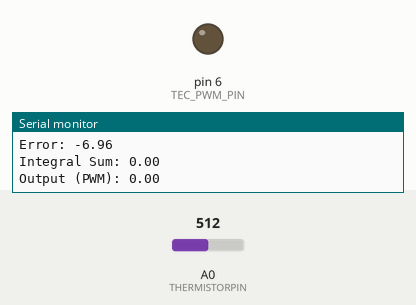
The sketch below on a simulated Arduino Uno, built with avr-gcc and run on an emulated ATmega328P. Parts: output pins drawn as LEDs (lit = HIGH), the last lines printed to the serial monitor. The inputs (shaded band) are chosen by the test bench; at power-on: A0 (THERMISTORPIN) = 512.

Above: at 1.3 s.
1.4 s: A0 (THERMISTORPIN) set to 716
At 1.8 s:
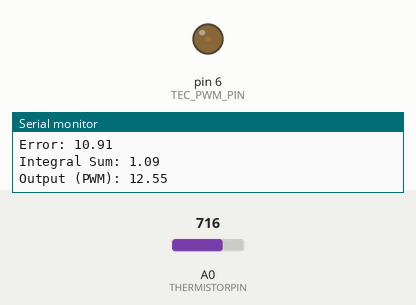
4.4 s: A0 (THERMISTORPIN) set to 1023
At 5.7 s:
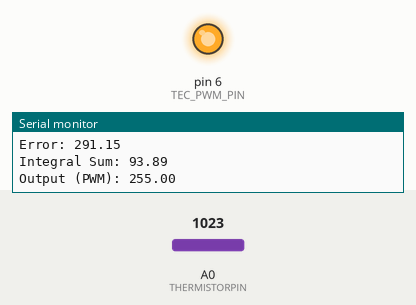
6.0 s: A0 (THERMISTORPIN) set to 900
At 6.4 s:
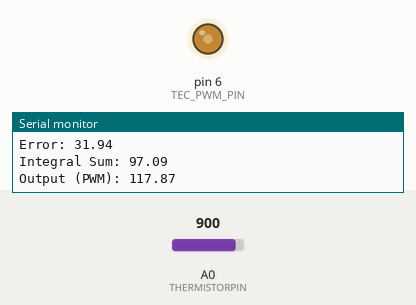
Timing chart, 0 to 15.0 s (numbered marks = the images above; inputs shaded):
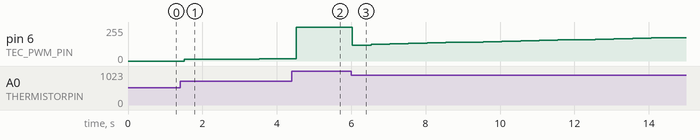

Measured:
- after the input at 1.4 s, pin 6 (TEC_PWM_PIN): moves from 0/255 to 17/255 over 2.5 s, starting after 0.12 s
- after the input at 6.0 s, pin 6 (TEC_PWM_PIN): 255/255 → 117/255 at once, → 127/255 0.50 s later, → 130/255 0.50 s later, → 133/255 0.50 s later, … (18 changes in this stretch)

The sketch:

11.17.24_PID_code.ino
```cpp
#include <math.h>
#include <PID_v1.h>

// Thermistor calculation function
double Thermistor(int RawADC) {
  const double V_in = 5.0;           // Supply voltage
  const double R_pullup = 10000.0;  // Pull-up resistor value in ohms
  const double Beta = 3950.0;       // Beta value from datasheet
  const double T0 = 298.15;         // Reference temperature in Kelvin (25°C)
  const double R0 = 10000.0;        // Resistance at T0 (10kΩ)

  // Calculate thermistor resistance
  double V_out = V_in * RawADC / 1023.0;
  double R_thermistor = R_pullup * (V_out / (V_in - V_out));

  // Calculate temperature in Kelvin using Beta equation
  double tempK = 1.0 / ((1.0 / T0) + (1.0 / Beta) * log(R_thermistor / R0));

  // Convert Kelvin to Celsius
  double temp = tempK - 273.15;

  return temp;
}

// Pins
#define THERMISTORPIN A0 // Thermistor pin
#define TEC_PWM_PIN 6    // MOSFET control pin (PWM)

// PID variables
double Setpoint, Input, Output;
double Kp = 1.0, Ki = 0.1, Kd = 0.05; // Initial PID tuning values

// Anti-windup variables
double integralSum = 0.0;  // Tracks the integral term manually

PID myPID(&Input, &Output, &Setpoint, Kp, Ki, Kd, REVERSE); // Reverse for TEC control

void setup() {
  pinMode(TEC_PWM_PIN, OUTPUT);

  Serial.begin(9600);

  // Initialize PID
  Setpoint = 18.0;                // Target temperature in Celsius
  myPID.SetOutputLimits(0, 255);  // Output limits match PWM range
  myPID.SetMode(AUTOMATIC);       // Turn PID on

  // Debug output
  Serial.println("System initialized.");
}

void loop() {
  // Read thermistor and calculate temperature
  float reading = analogRead(THERMISTORPIN);
  float temperature = Thermistor(reading);
  Input = temperature;

  // PID calculation
  double error = Setpoint - Input;

  // Implementing anti-windup for the integral term
  if (abs(error) > 0.5) { // Deadband to avoid overcompensating for minor errors
    integralSum += error * Ki; // Accumulate error into the integral term
    integralSum = constrain(integralSum, 0, 255); // Constrain integral term
  }

  // Calculate the PID output manually
  double proportional = Kp * error;
  double derivative = Kd * (error - Output); // Error rate of change
  Output = proportional + integralSum + derivative;

  // Constrain final output
  Output = constrain(Output, 0, 255);

  // Drive TEC using PWM
  analogWrite(TEC_PWM_PIN, (int)Output);

  // Debugging output
  //Serial.print("Temperature (C): ");
  //Serial.println(temperature);
  //Serial.print("Setpoint: ");
  //Serial.println(Setpoint);
  Serial.print("Error: ");
  Serial.println(error);
  Serial.print("Integral Sum: ");
  Serial.println(integralSum);
  Serial.print("Output (PWM): ");
  Serial.println(Output);

  delay(500); // Adjust delay for stable reading
}
```
